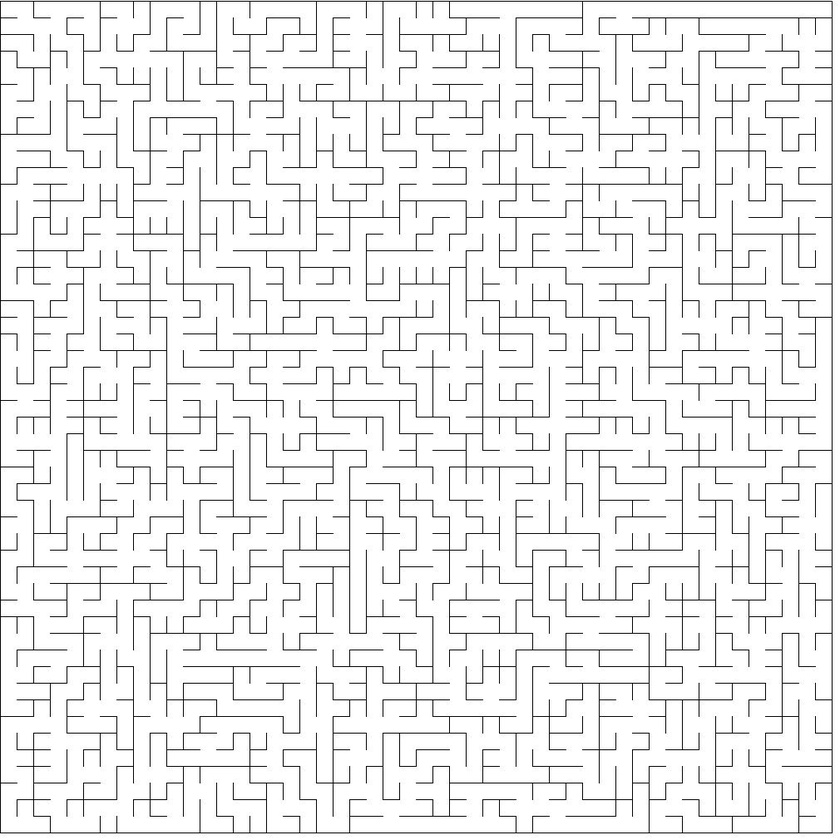
#> input picture maze_cv/bennys_maze.jpeg, 840 x 840 px, shrunk from 1010 x 1010 before the run
$ python maze_cv.py
#> lines starting #> are read from the running program, lines starting #| are printed output that depends on the picture
from skimage.morphology import medial_axis, skeletonize
from skimage.util import invert
from skimage import img_as_bool, io, color, morphology
import matplotlib.pyplot as plt


image = img_as_bool(color.rgb2gray(io.imread('bennys_maze.jpeg')))
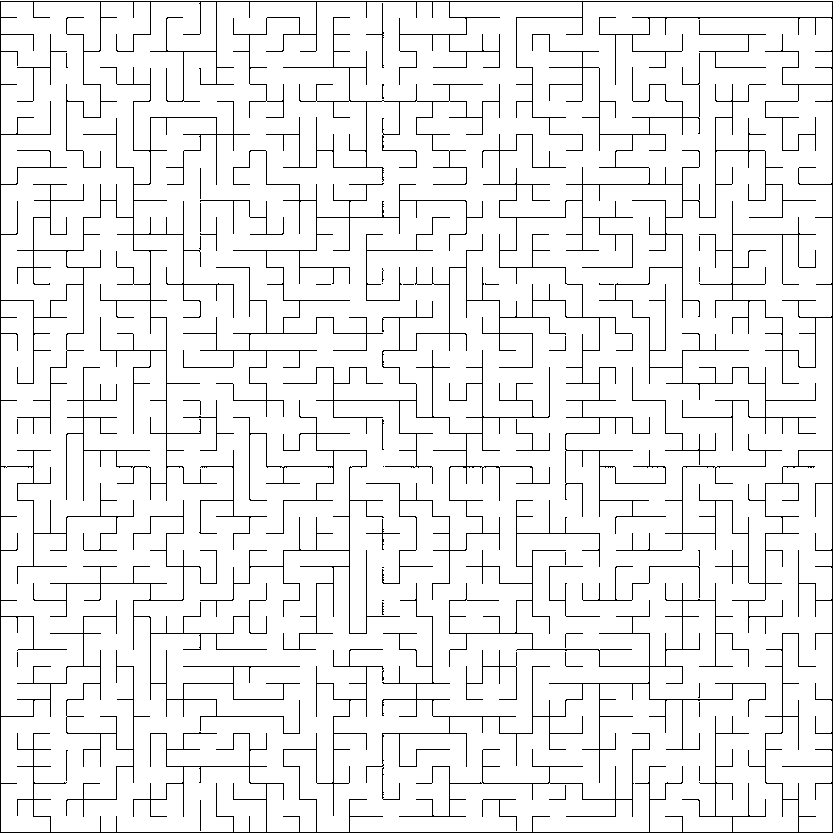
#> image: shape (840, 840) bool; 93.9% white; black in thin lines or dots

# Generate the data
# image = data.binary_image(200, blob_size_fraction=0.2, volume_fraction=0.35, rng=1)

# Compute the medial axis (skeleton) and the distance transform
skel, distance = medial_axis(image, return_distance=True)
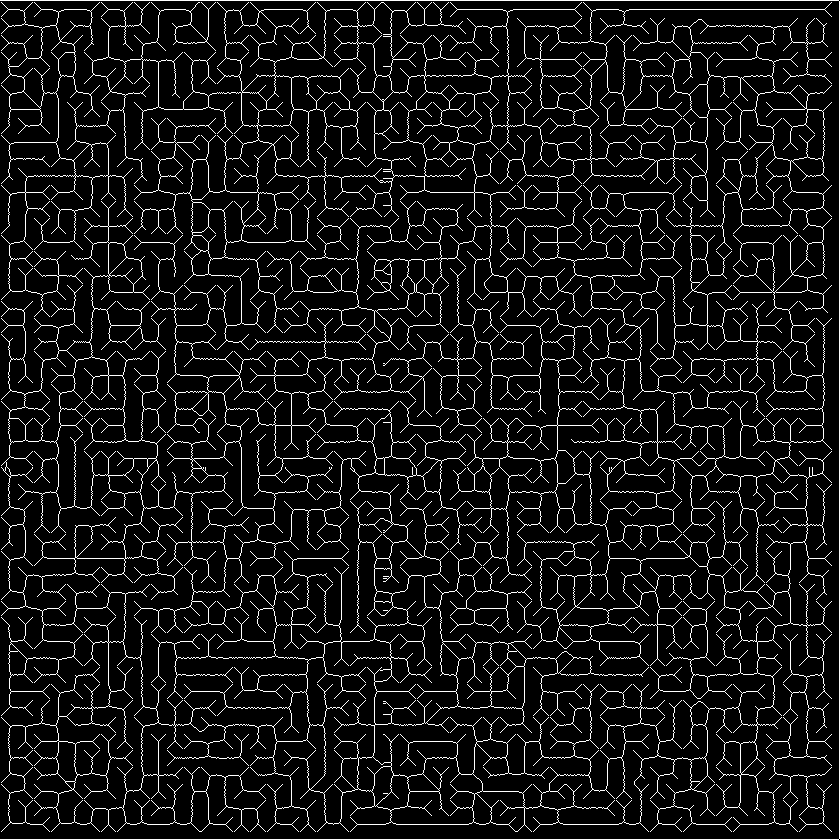
#> skel: shape (840, 840) bool; 8.1% white in thin lines or dots
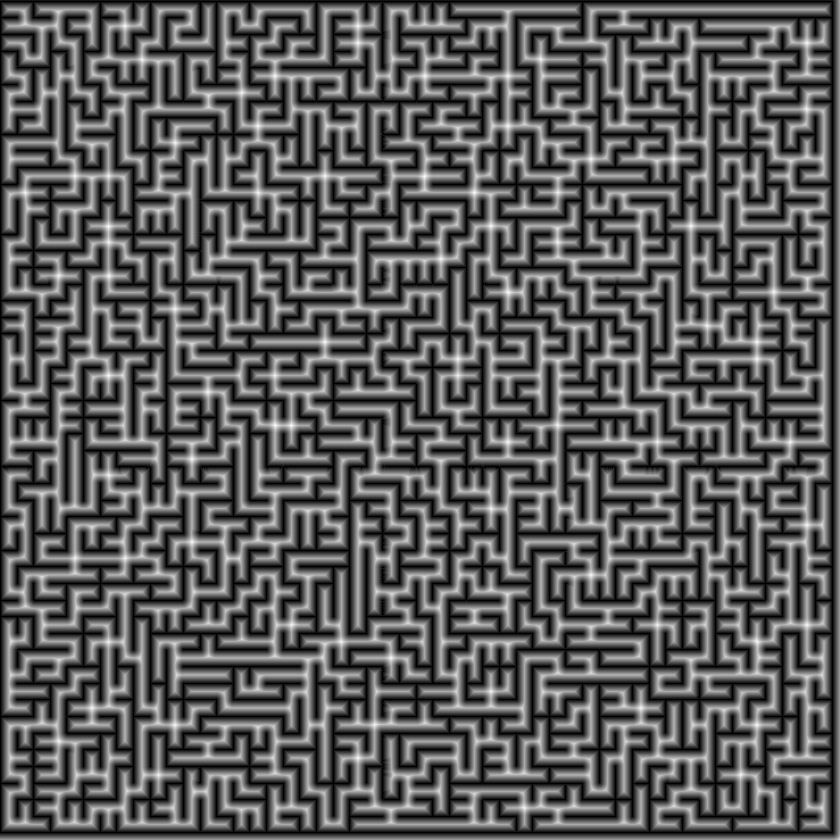
#> distance: shape (840, 840) float64; min 0, max 12.04, mean 4.31; drawn with min black and max white


print('skel', skel)
#> (printed output is left out)

# Compare with other skeletonization algorithms
skeleton = skeletonize(image)
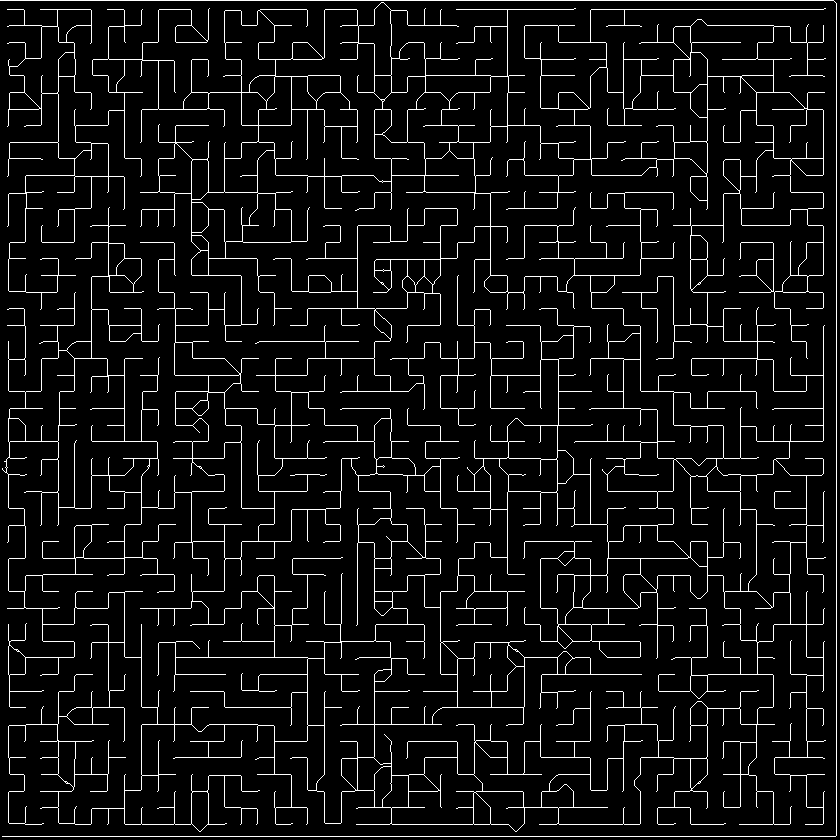
#> skeleton: shape (840, 840) bool; 6.5% white in thin lines or dots
skeleton_lee = skeletonize(image, method='lee')
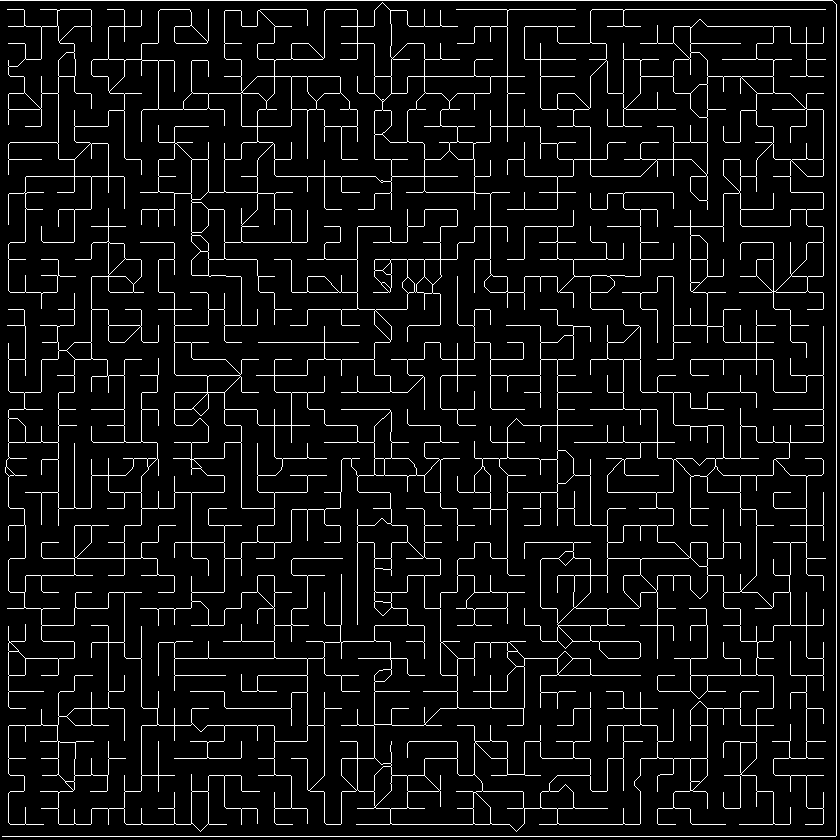
#> skeleton_lee: shape (840, 840) bool; 6.4% white in thin lines or dots

# Distance to the background for pixels of the skeleton
dist_on_skel =skel

fig, ax = plt.subplots(1, 1, figsize=(8, 8), sharex=True, sharey=True)

# ax.imshow(image, cmap=plt.cm.gray)
# ax.set_title('original')
# ax.axis('off')

ax.imshow(dist_on_skel)
ax.contour(image, [0.5], colors='w')
ax.set_title('medial_axis')
ax.axis('off')

fig.tight_layout()
plt.show()
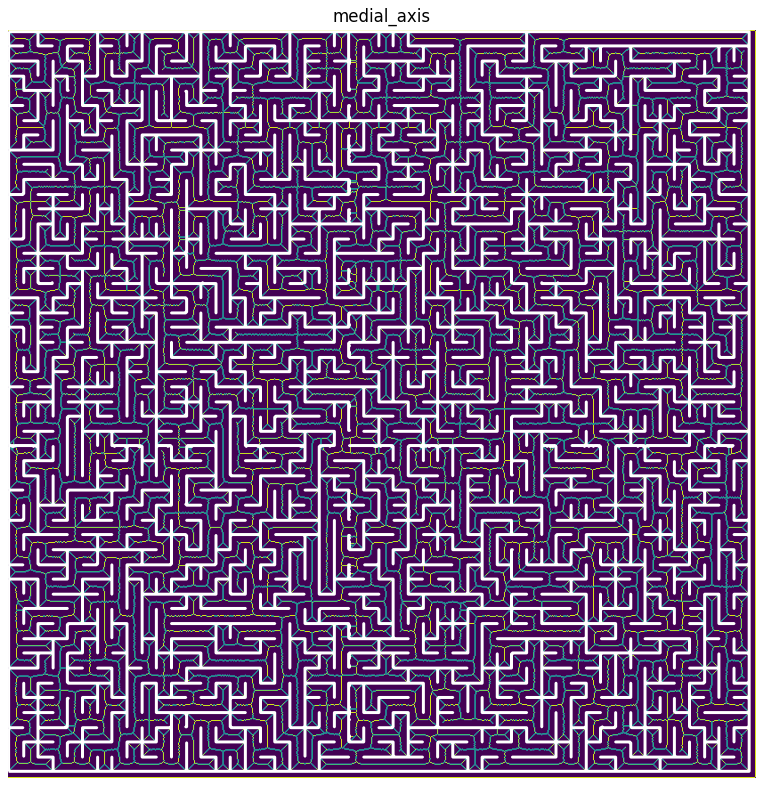
#> figure drawn by matplotlib, 1 panel

$ run again, with maze_cv/maze_large.png saved as maze_cv/bennys_maze.jpeg
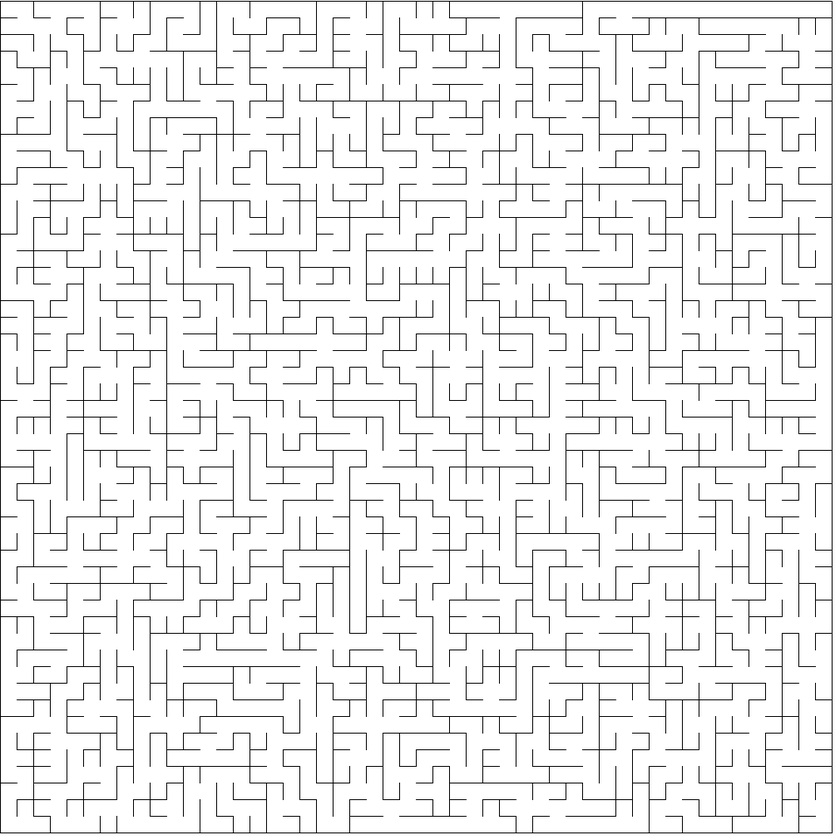
#> input picture maze_cv/maze_large.png, 840 x 840 px, shrunk from 1010 x 1010 before the run
#> image: shape (840, 840) bool; 93.9% white; black in thin lines or dots
#> `skel, distance = medial_axis(image, return_distance=True)`:
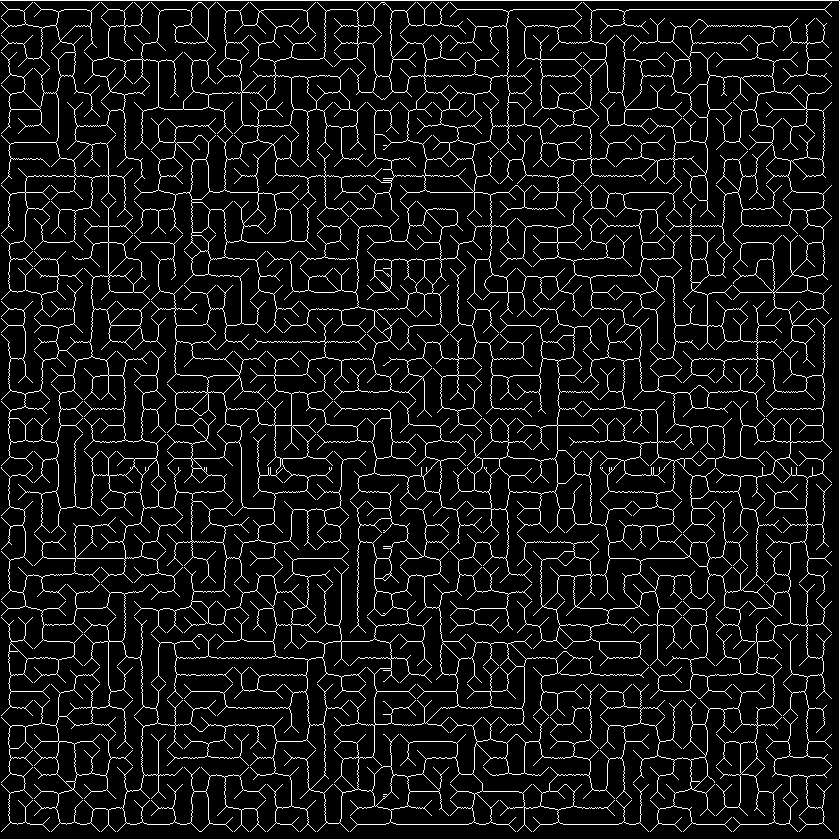
#> skel: shape (840, 840) bool; 8.1% white in thin lines or dots
#> (printed output is left out)
#> skeleton: shape (840, 840) bool; 6.5% white in thin lines or dots
#> skeleton_lee: shape (840, 840) bool; 6.4% white in thin lines or dots
#> `plt.show()`:
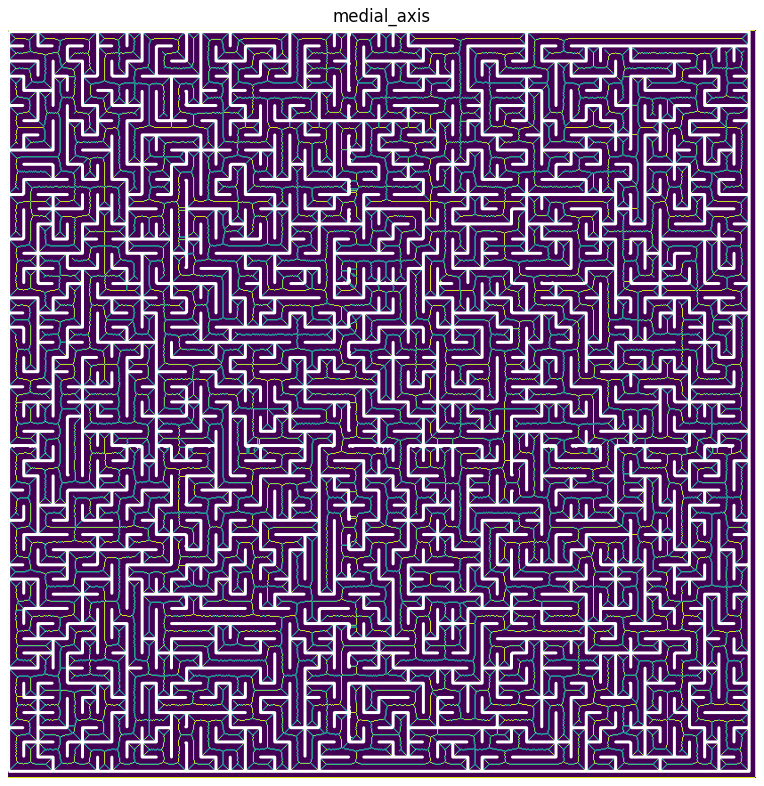
#> figure drawn by matplotlib, 1 panel
